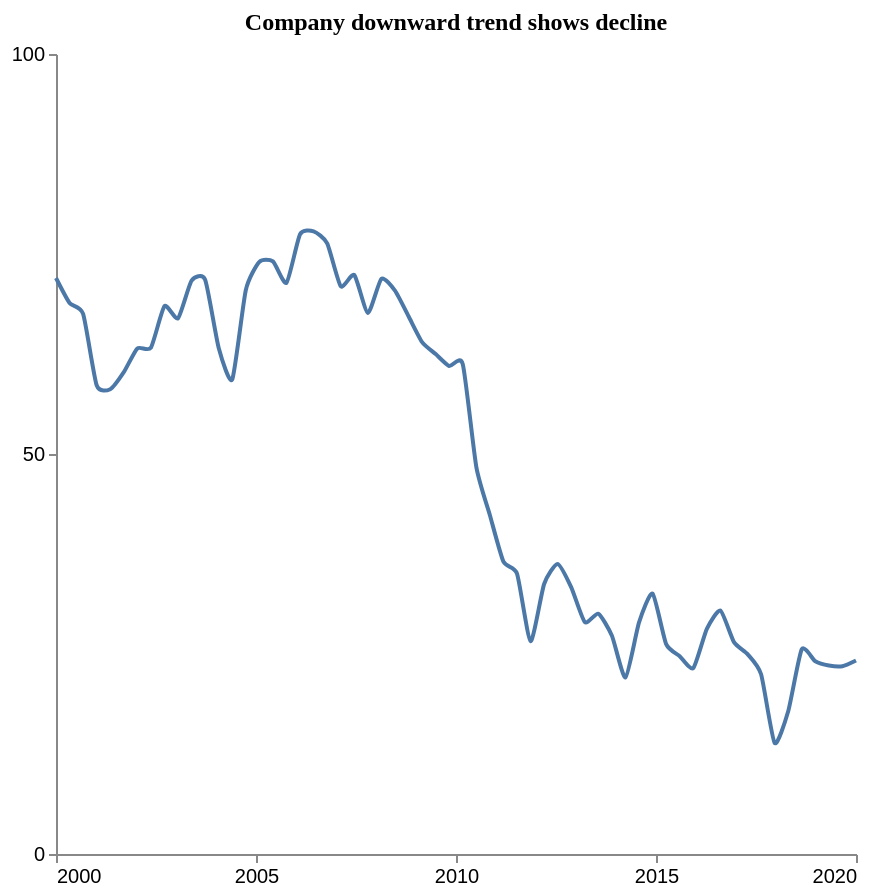

Vega-Lite specification stored for this chart:
### Vega-Lite specification from a JSON file in a GitHub repository (floating-point values rounded to 4 significant figures)
{"$schema": "https://vega.github.io/schema/vega-lite/v5.json", "description": "Pattern: Downward", "data": {"values": [{"X": 2000.0, "Y": 72.0}, {"X": 2000.0, "Y": 68.88}, {"X": 2001.0, "Y": 67.51}, {"X": 2001.0, "Y": 58.59}, {"X": 2001.0, "Y": 58.1}, {"X": 2002.0, "Y": 60.22}, {"X": 2002.0, "Y": 63.19}, {"X": 2002.0, "Y": 63.29}, {"X": 2003.0, "Y": 68.48}, {"X": 2003.0, "Y": 66.98}, {"X": 2003.0, "Y": 71.68}, {"X": 2004.0, "Y": 71.78}, {"X": 2004.0, "Y": 63.25}, {"X": 2004.0, "Y": 59.34}, {"X": 2005.0, "Y": 70.51}, {"X": 2005.0, "Y": 74.03}, {"X": 2005.0, "Y": 74.07}, {"X": 2006.0, "Y": 71.41}, {"X": 2006.0, "Y": 77.47}, {"X": 2006.0, "Y": 77.83}, {"X": 2007.0, "Y": 76.33}, {"X": 2007.0, "Y": 70.97}, {"X": 2007.0, "Y": 72.37}, {"X": 2008.0, "Y": 67.64}, {"X": 2008.0, "Y": 71.91}, {"X": 2008.0, "Y": 70.41}, {"X": 2009.0, "Y": 67.21}, {"X": 2009.0, "Y": 63.99}, {"X": 2009.0, "Y": 62.49}, {"X": 2010.0, "Y": 60.99}, {"X": 2010.0, "Y": 61.22}, {"X": 2011.0, "Y": 48.36}, {"X": 2011.0, "Y": 42.35}, {"X": 2011.0, "Y": 36.54}, {"X": 2012.0, "Y": 35.04}, {"X": 2012.0, "Y": 26.6}, {"X": 2012.0, "Y": 33.75}, {"X": 2013.0, "Y": 36.25}, {"X": 2013.0, "Y": 33.33}, {"X": 2013.0, "Y": 28.99}, {"X": 2014.0, "Y": 30.04}, {"X": 2014.0, "Y": 27.28}, {"X": 2014.0, "Y": 22.07}, {"X": 2015.0, "Y": 28.94}, {"X": 2015.0, "Y": 32.55}, {"X": 2015.0, "Y": 26.23}, {"X": 2016.0, "Y": 24.73}, {"X": 2016.0, "Y": 23.23}, {"X": 2016.0, "Y": 28.14}, {"X": 2017.0, "Y": 30.43}, {"X": 2017.0, "Y": 26.48}, {"X": 2017.0, "Y": 24.98}, {"X": 2018.0, "Y": 22.46}, {"X": 2018.0, "Y": 13.88}, {"X": 2018.0, "Y": 17.84}, {"X": 2019.0, "Y": 25.59}, {"X": 2019.0, "Y": 24.09}, {"X": 2019.0, "Y": 23.56}, {"X": 2020.0, "Y": 23.47}, {"X": 2020.0, "Y": 24.19}]}, "mark": {"type": "line", "interpolate": "cardinal", "tension": 0.4}, "encoding": {"x": {"field": "X", "type": "quantitative", "title": "", "axis": {"grid": false, "format": "d", "values": [2000, 2005, 2010, 2015, 2020], "tickSize": 4}, "scale": {"domain": [2000, 2020]}}, "y": {"field": "Y", "type": "quantitative", "title": "", "axis": {"grid": false, "format": "d", "values": [0, 50, 100], "tickSize": 4, "tickOpacity": 1}, "scale": {"domain": [0, 100]}}}, "title": {"text": "Company downward trend shows decline", "anchor": "middle", "font": "Tahoma", "fontSize": 12}, "config": {"lineBreak": "^", "view": {"stroke": null}}, "height": 400, "width": 400, "autosize": "pad"}
